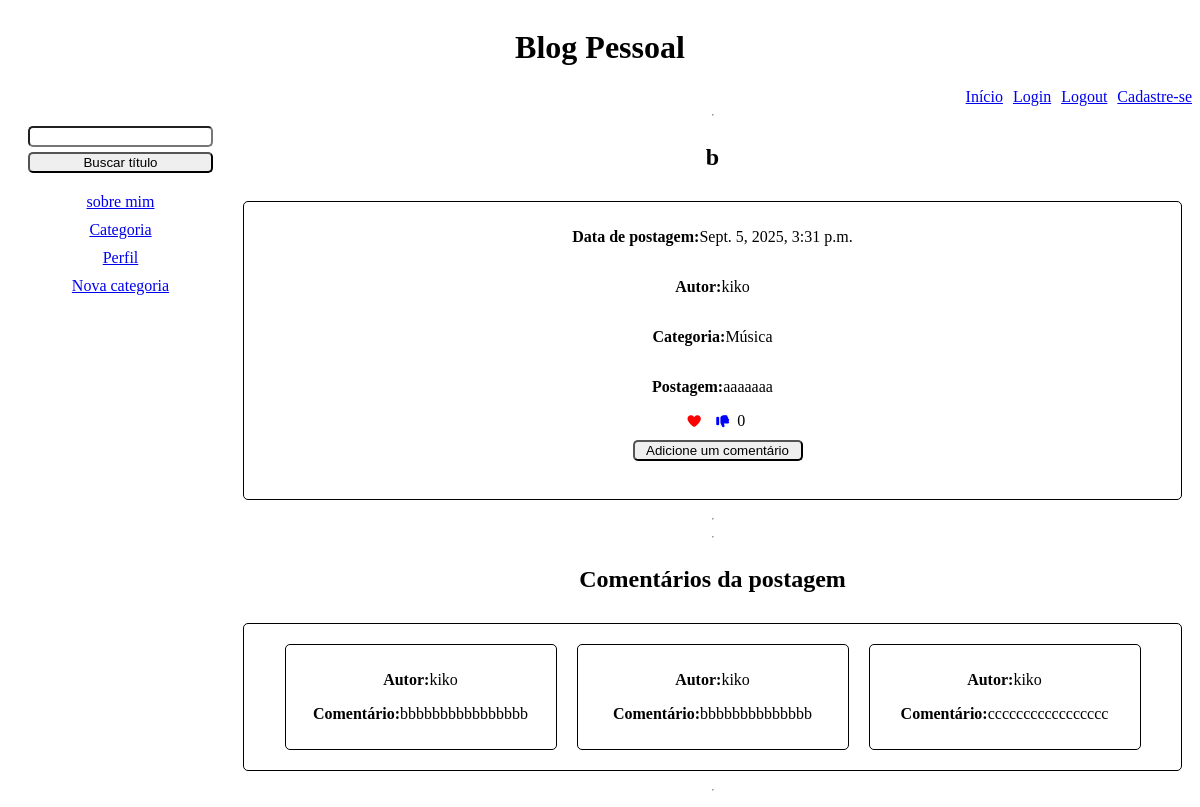
Screenshot of /post/21 with the database file from the repository.
### blog/models.py (models this page shows, shortened)
class Post(models.Model):
    titulo = models.CharField(max_length=64)
    categoria = models.ForeignKey(
        Categoria, on_delete=models.CASCADE, related_name="postsCategoria")
    conteudo = models.CharField(max_length=1000)
    usuario = models.ForeignKey(
        User, on_delete=models.CASCADE, related_name="postsUsuario")
    dataPostagem = models.DateTimeField()
    likes = models.ManyToManyField(User, blank=True, related_name="likesUsuario", null=True)

class Categoria(models.Model):
    nome = models.CharField(max_length=64)
    usuario = models.ForeignKey(
        User, on_delete=models.CASCADE, related_name="categoriasUsuario")
    def __str__(self):
        return f"{self.nome}"

class Comentarios(models.Model):
    usuario = models.ForeignKey(
        User, on_delete=models.CASCADE, related_name="mesangensUsuario")
    mensagem = models.CharField(max_length=1000)
    postagem = models.ForeignKey(Post, on_delete=models.CASCADE, related_name="p", null=True, blank=True)

### blog/views.py (the view)
# urls.py: path('post/<int:id>', views.postagemView, name="postagemView"),
def postagemView(request, id):
    postagem = Post.objects.get(pk=id)
    comentarios = Comentarios.objects.filter(postagem=postagem)
    return render(request, 'blog/post.html', {"postagem": postagem, "comentarios": comentarios})

### blog/templates/blog/post.html (shortened to what this page needs)
{% extends 'blog/layout.html' %}
{% block body %}
<hr>
<div>
    <div id="pp2titulo">
        <h2>{{postagem.titulo}}</h2>
    </div>
    <div id="pp2form">
        <p><strong>Data de postagem:</strong>{{postagem.dataPostagem}}</p>
        <p><strong>Autor:</strong>{{postagem.usuario}}</p>
        <p><strong>Categoria:</strong>{{postagem.categoria}}</p>
        <p><strong>Postagem:</strong>{{postagem.conteudo}}</p>
        <div class="btnPostagensPai">
            <form action="{% url 'likesPostagem' postagem.id %}" method="post">
                <button type="submit" style="border:none; background-color: white;"><i class="fas fa-heart"
                        style="color:red;"></i></button>
            </form>
            <form action="{% url 'deslikePostagem' postagem.id %}" method="post">
                <button type="submit" style="background-color: white; border:none"><i class="fas fa-thumbs-down"
                        style="color:blue"></i></button>
            </form>
            {{postagem.likes.count}}
        </div>
        <div id="btnpp12">
            <div><button class="jsBtnComentario" id="btnp11">Adicione um comentário</button></div>
        </div>
        <br>
    </div>
</div>
<hr>
<hr>
<div>
    <div class="pp16">
        <h2>Comentários da postagem</h2>
    </div>
    <div class="pp17">
        {% for c in comentarios %}
        <div class="pp18">
            <p><Strong>Autor:</Strong>{{c.usuario}}</p>
            <p><strong>Comentário:</strong>{{c.mensagem}}</p>
        </div>
        {% endfor %}
    </div>
</div>
<hr>
{% endblock %}

### blog/static/blog/estilo.css (style rules this page uses)
.btnPostagensPai { display: flex; flex-direction: row; }
input, button, textarea, select { border-radius: 5px; }
.btnPostagensPai { display: flex; justify-content: center; }
#titulopp, #pp2titulo { display: flex; justify-content: center; }
#pp2form { display: flex; justify-content: center; flex-direction: column; border: 1px solid black; border-radius: 5px; margin: 10px; padding: 10px; text-align: center; }
#btnp10, #btnp11 { width: 170px; }
#btnpp12 { display: flex; flex-direction: row; justify-content: center; flex-wrap: wrap; gap: 10px; margin: 10px; }
.pp16 { display: flex; justify-content: center; }
.pp17 { display: flex; justify-content: center; border: 1px solid black; border-radius: 5px; margin: 10px; padding: 10px; flex-wrap: wrap; text-align: center; }
.pp18 { border: 1px solid black; border-radius: 5px; width: 250px; margin: 10px; padding: 10px; }

### rows the page displays
Post: titulo "b", dataPostagem "Sept. 5, 2025, 3:31 p.m.", usuario "kiko", categoria "Música", conteudo "aaaaaaa", likes.count "0"
Comentarios: usuario "kiko", mensagem "bbbbbbbbbbbbbbbb"
Comentarios: usuario "kiko", mensagem "bbbbbbbbbbbbbb"
Comentarios: usuario "kiko", mensagem "ccccccccccccccccc"
